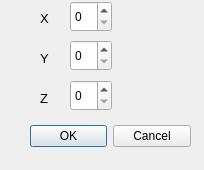
<?xml version="1.0" encoding="UTF-8"?>
<ui version="4.0">
 <class>DefMatriz</class>
 <widget class="QDialog" name="DefMatriz">
  <property name="geometry">
   <rect>
    <x>0</x>
    <y>0</y>
    <width>204</width>
    <height>170</height>
   </rect>
  </property>
  <property name="windowTitle">
   <string>Dialog</string>
  </property>
  <widget class="QDialogButtonBox" name="buttonBox">
   <property name="geometry">
    <rect>
     <x>30</x>
     <y>120</y>
     <width>161</width>
     <height>32</height>
    </rect>
   </property>
   <property name="orientation">
    <enum>Qt::Horizontal</enum>
   </property>
   <property name="standardButtons">
    <set>QDialogButtonBox::Cancel|QDialogButtonBox::Ok</set>
   </property>
  </widget>
  <widget class="QSpinBox" name="spinBox_x">
   <property name="geometry">
    <rect>
     <x>70</x>
     <y>1</y>
     <width>42</width>
     <height>31</height>
    </rect>
   </property>
  </widget>
  <widget class="QSpinBox" name="spinBox_y">
   <property name="geometry">
    <rect>
     <x>70</x>
     <y>40</y>
     <width>42</width>
     <height>31</height>
    </rect>
   </property>
  </widget>
  <widget class="QSpinBox" name="spinBox_z">
   <property name="geometry">
    <rect>
     <x>70</x>
     <y>80</y>
     <width>42</width>
     <height>31</height>
    </rect>
   </property>
  </widget>
  <widget class="QLabel" name="label">
   <property name="geometry">
    <rect>
     <x>40</x>
     <y>10</y>
     <width>16</width>
     <height>16</height>
    </rect>
   </property>
   <property name="font">
    <font>
     <pointsize>10</pointsize>
    </font>
   </property>
   <property name="text">
    <string>X</string>
   </property>
  </widget>
  <widget class="QLabel" name="label_2">
   <property name="geometry">
    <rect>
     <x>40</x>
     <y>50</y>
     <width>16</width>
     <height>16</height>
    </rect>
   </property>
   <property name="font">
    <font>
     <pointsize>10</pointsize>
    </font>
   </property>
   <property name="text">
    <string>Y</string>
   </property>
  </widget>
  <widget class="QLabel" name="label_3">
   <property name="geometry">
    <rect>
     <x>40</x>
     <y>90</y>
     <width>16</width>
     <height>16</height>
    </rect>
   </property>
   <property name="font">
    <font>
     <pointsize>10</pointsize>
    </font>
   </property>
   <property name="text">
    <string>Z</string>
   </property>
  </widget>
 </widget>
 <resources/>
 <connections>
  <connection>
   <sender>buttonBox</sender>
   <signal>accepted()</signal>
   <receiver>DefMatriz</receiver>
   <slot>accept()</slot>
   <hints>
    <hint type="sourcelabel">
     <x>190</x>
     <y>124</y>
    </hint>
    <hint type="destinationlabel">
     <x>157</x>
     <y>169</y>
    </hint>
   </hints>
  </connection>
  <connection>
   <sender>buttonBox</sender>
   <signal>rejected()</signal>
   <receiver>DefMatriz</receiver>
   <slot>reject()</slot>
   <hints>
    <hint type="sourcelabel">
     <x>190</x>
     <y>130</y>
    </hint>
    <hint type="destinationlabel">
     <x>203</x>
     <y>169</y>
    </hint>
   </hints>
  </connection>
 </connections>
</ui>
